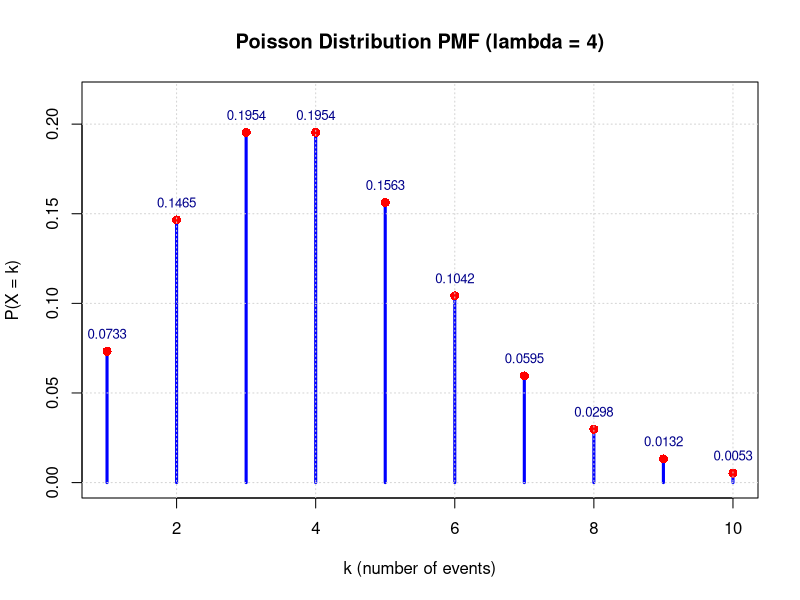

Reproduce this figure in R.
# 01: POISSON DISTRIBUTION - Probability Mass Function [COMPLETE]

lambda <- 4
k_values <- 1:10

factorial_pd <- function(n) {
  if ((n == 0) || (n == 1)) {
    return(1)
  }
  fact <- 1
  while (n > 0) {
    fact <- fact * n
    n <- n - 1
  }
  return(fact)
}

pd_pmf <- function(k, lambda) {
  return((exp(-lambda) * (lambda^k)) / factorial_pd(k))
}

cat("--- POISSON DISTRIBUTION ---\n")
pd_cdf <- 0
pmf_values <- numeric(length(k_values)) 

for (i in seq_along(k_values)) {
  k <- k_values[i]
  pd_pmf_step <- pd_pmf(k, lambda)
  pd_cdf <- pd_cdf + pd_pmf_step
  pmf_values[i] <- pd_pmf_step  

  cat(sprintf("PMF(%d, %d) = %.6f\n", k, lambda, pd_pmf_step))
}

cat(sprintf("CDF(1 to %d, lambda=%d) = %.6f\n", max(k_values), lambda, pd_cdf))


plot(k_values, pmf_values, 
     type = "h",
     lwd = 3,    
     col = "blue",
     main = sprintf("Poisson Distribution PMF (lambda = %d)", lambda),
     xlab = "k (number of events)",
     ylab = "P(X = k)",
     ylim = c(0, max(pmf_values) * 1.1))

points(k_values, pmf_values, pch = 16, col = "red", cex = 1.2)

grid(col = "lightgray", lty = "dotted")

text(k_values, pmf_values + max(pmf_values) * 0.05, 
     labels = sprintf("%.4f", pmf_values), 
     cex = 0.8, col = "darkblue")
